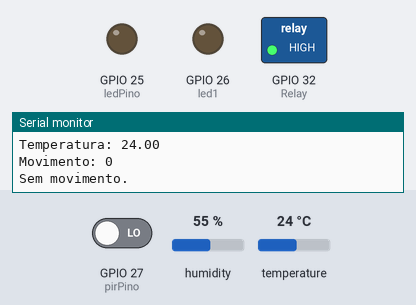
The sketch below on a simulated ESP32. Shown: switched loads named in the sketch (green lamp = pin HIGH), output pins drawn as LEDs (lit = HIGH), the last lines printed to the serial monitor. The test bench sets the inputs (shaded band); at power-on: GPIO 27 (pirPino) LOW, temperature 24 °C, humidity 55 %. WiFi joins after 1.5 s; servers stay silent unless stated; uploads are accepted with an empty reply.

Above: at 2.7 s.
2.8 s: GPIO 27 (pirPino) driven HIGH
At 4.2 s:
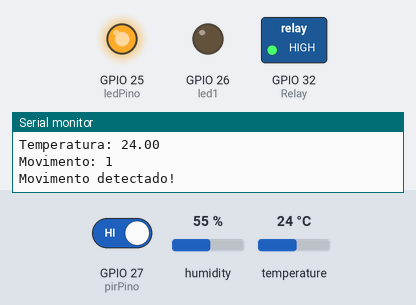
4.5 s: temperature set to 21 °C
7.7 s: temperature set to 18 °C
At 9.6 s:
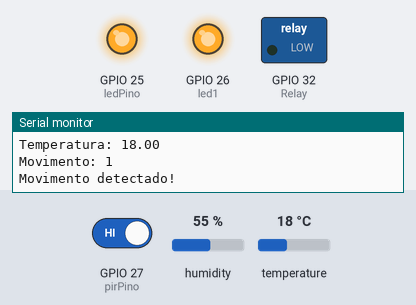
10.5 s: GPIO 27 (pirPino) driven LOW
At 11.1 s:
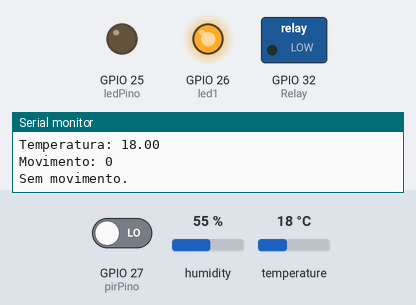
12.0 s: temperature set to 28 °C
At 14.6 s:
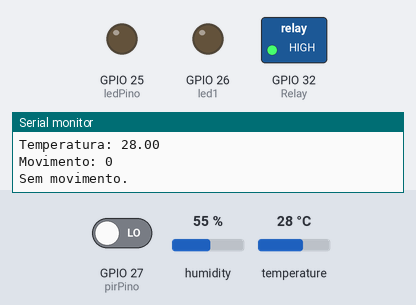
15.5 s: temperature set to 12 °C
At 17.7 s:
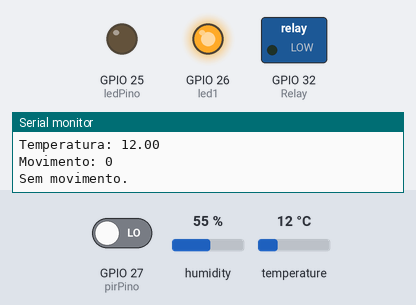
Timing chart, 0 to 19.0 s (numbered marks = the images above; inputs shaded):
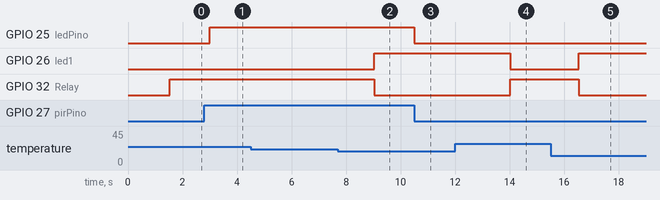

The sketch:

confottemp.ino
```cpp
#include "DHT.h"
#include <stdio.h>
#include <WiFi.h>
#include <HTTPClient.h>
#include <ArduinoJson.h>

// Configurações WiFi
const char *ssid = "ESP32";
const char *password = "12345678";
const char *serverUrl = "https://conforttemp-backend.onrender.com/api/hardware/1";

// Configuração do DHT22
#define DHTPIN 33
#define DHTTYPE DHT11
DHT dht(DHTPIN, DHTTYPE);

// Definição dos pinos
const int led1 = 26;    // Azul - desligado
const int Relay = 32;   // Vermelho - ligado
const int ledPino = 25;  // LED de movimento
const int pirPino = 27; // Sensor PIR

unsigned long tempo = 0; /*Variável utilizada para salvar o valor do millis*/
unsigned long auxiliar_sensor = 0; /*Variável auxiliar*/
unsigned long auxiliar_wifi = 0; /*Variável auxiliar*/
float h = 0.0;
float t = 0.0;
bool s = false;
bool motion_anterior = false;

void connectToWiFi()
{
  Serial.print("Conectando-se a ");
  Serial.println(ssid);
  WiFi.begin(ssid, password);

  int tentativas = 0;
  while (WiFi.status() != WL_CONNECTED && tentativas < 20)
  {
    delay(500);
    Serial.print(".");
    tentativas++;
  }

  if (WiFi.status() == WL_CONNECTED)
  {
    Serial.println("\nWiFi conectado.");
    Serial.print("Endereço de IP: ");
    Serial.println(WiFi.localIP());
  }
  else
  {
    Serial.println("\nFalha ao conectar no WiFi.");
  }
}

void envia_dados(){
// Enviar dados para API
  if (WiFi.status() == WL_CONNECTED)
  {
    HTTPClient http;
    http.begin(serverUrl);
    http.addHeader("Content-Type", "application/json");

    // JSON otimizado
    StaticJsonDocument<128> doc;
    doc["temperatura"] = t;
    doc["umidade"] = h;
    doc["sensor"] = s;


    String json;
    serializeJson(doc, json);

    int httpResponseCode = http.PUT(json);

    if (httpResponseCode > 0)
    {
      String response = http.getString();
      Serial.println("Resposta da API:");
      Serial.println(response);
    }
    else
    {
      Serial.print("Erro ao enviar dados: ");
      Serial.println(httpResponseCode);
    }

    http.end();
  }
  else
  {
    Serial.println("WiFi não conectado.");
  }
}

void leitura_sensores(){
  h = dht.readHumidity();
  t = dht.readTemperature();
  s = false;

  if (isnan(h) || isnan(t))
  {
    Serial.println("Erro de leitura do DHT!");
    return;
  }

  Serial.print("Temperatura: ");
  Serial.println(t);

  // Controle do ar condicionado
  if (t >= 20.0)
  {
    digitalWrite(led1, LOW);
    digitalWrite(Relay, HIGH);
  }
  else
  {
    digitalWrite(led1, HIGH);
    digitalWrite(Relay, LOW);
  }

  // Sensor de movimento
  int motion = digitalRead(pirPino);
  Serial.print("Movimento: ");
  Serial.println(motion);

  if (motion == HIGH)
  {
    digitalWrite(ledPino, HIGH);
    Serial.println("Movimento detectado!");
  }
  else
  {
    digitalWrite(ledPino, LOW);
    Serial.println("Sem movimento.");
  }
  s = motion;
  if(motion_anterior != motion)
  {
    envia_dados();
    motion_anterior = motion;
  }

}

void setup()
{
  Serial.begin(115200);

  // Inicialização do sensor DHT22
  dht.begin();

  // Configuração dos pinos
  pinMode(led1, OUTPUT);
  pinMode(Relay, OUTPUT);
  pinMode(ledPino, OUTPUT);
  pinMode(pirPino, INPUT);

  // Conectar ao WiFi
  connectToWiFi();
}

void loop()
{
  tempo = millis(); /*Atualização do valor dentro da variável*/

   if (tempo - auxiliar_sensor >= 500){
    leitura_sensores();
     auxiliar_sensor = tempo;
   }
 }
```

Measured:
- the behaviour switches between 20 and 19 °C on temperature (found by bisection; images 1 and 2)
- after the input at 2.8 s, GPIO 25 (ledPino): LOW → HIGH after 0.20 s
- after the input at 7.7 s, GPIO 26 (led1): LOW → HIGH after 1.3 s; GPIO 32 (Relay): HIGH → LOW after 1.3 s
- after the input at 10.5 s, GPIO 25 (ledPino): HIGH → LOW at once
- after the input at 12.0 s, GPIO 26 (led1): HIGH → LOW after 2.0 s; GPIO 32 (Relay): LOW → HIGH after 2.0 s
- after the input at 15.5 s, GPIO 26 (led1): LOW → HIGH after 1.0 s; GPIO 32 (Relay): HIGH → LOW after 1.0 s
